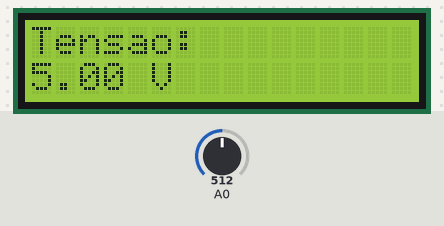
The sketch below on a simulated Arduino Uno, built with avr-gcc and run on an emulated ATmega328P. On the bench: 16×2 character LCD. Inputs (shaded band) come from the test bench; at power-on: A0 = 512.

Above: at 1.2 s.
1.3 s: A0 set to 716
At 2.4 s:
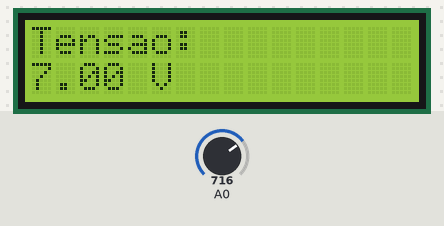
3.5 s: A0 set to 900
At 5.2 s:
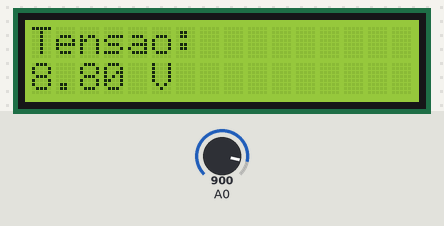
5.5 s: A0 set to 1023
At 7.3 s:
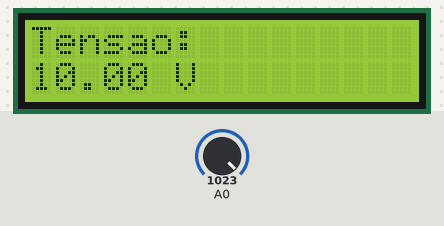
Timing chart, 0 to 8.8 s (numbered marks = the images above; inputs shaded):
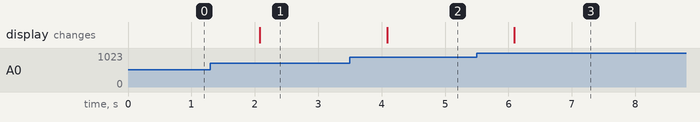

Measured:
- after the input at 1.3 s, the display: changes after 0.78 s (image 1)
- after the input at 3.5 s, the display: changes after 0.59 s (image 2)
- after the input at 5.5 s, the display: changes after 0.60 s (image 3)

The sketch:

voltimetro_10v1.ino
```cpp
// C++ code
//
#include <LiquidCrystal.h>

LiquidCrystal lcd(7, 6, 5, 4, 3, 2);

void setup()
{
  lcd.begin(16, 2);
  analogReference(DEFAULT);
}

void loop()
{
  int rawValue = analogRead(A0);
  float voltage = (rawValue / 1023.0) * 10.0;

  lcd.clear();
  lcd.setCursor(0, 0);
  lcd.print("Tensao:");
  lcd.setCursor(0, 1);
  lcd.print(voltage, 2);
  lcd.print(" V");

  delay(1000);
}
```
